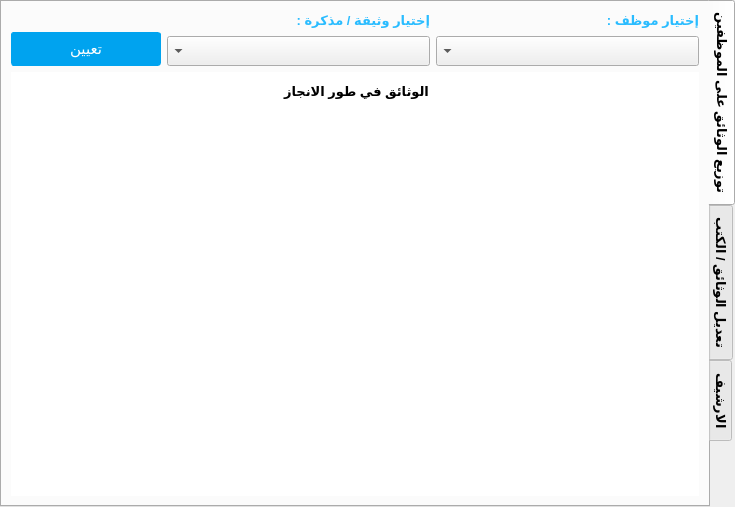
<?xml version="1.0" encoding="UTF-8"?>
<ui version="4.0">
 <class>TabWidgetDocuments</class>
 <widget class="QTabWidget" name="TabWidgetDocuments">
  <property name="geometry">
   <rect>
    <x>0</x>
    <y>0</y>
    <width>735</width>
    <height>507</height>
   </rect>
  </property>
  <property name="font">
   <font>
    <pointsize>10</pointsize>
    <weight>75</weight>
    <bold>true</bold>
   </font>
  </property>
  <property name="windowTitle">
   <string>TabWidget</string>
  </property>
  <property name="styleSheet">
   <string notr="true"/>
  </property>
  <property name="tabPosition">
   <enum>QTabWidget::East</enum>
  </property>
  <property name="currentIndex">
   <number>0</number>
  </property>
  <property name="iconSize">
   <size>
    <width>25</width>
    <height>25</height>
   </size>
  </property>
  <widget class="QWidget" name="T_taskDistro">
   <attribute name="icon">
    <iconset resource="Icons.qrc">
     <normaloff>:/Icons/ic_insert_link_white_2x.png</normaloff>:/Icons/ic_insert_link_white_2x.png</iconset>
   </attribute>
   <attribute name="title">
    <string>توزيع الوثائق على الموظفين</string>
   </attribute>
   <layout class="QVBoxLayout" name="verticalLayout_9">
    <item>
     <layout class="QHBoxLayout" name="horizontalLayout">
      <item>
       <layout class="QVBoxLayout" name="verticalLayout_8">
        <item>
         <widget class="QLabel" name="label_3">
          <property name="font">
           <font>
            <weight>75</weight>
            <bold>true</bold>
            <kerning>false</kerning>
           </font>
          </property>
          <property name="text">
           <string/>
          </property>
          <property name="alignment">
           <set>Qt::AlignCenter</set>
          </property>
         </widget>
        </item>
        <item>
         <widget class="QPushButton" name="BT_associate">
          <property name="maximumSize">
           <size>
            <width>150</width>
            <height>35</height>
           </size>
          </property>
          <property name="font">
           <font>
            <family>Ubuntu</family>
            <pointsize>-1</pointsize>
           </font>
          </property>
          <property name="styleSheet">
           <string notr="true">QPushButton
{
 position: relative;
    padding: 7px 12px;
        padding-top: 7px;
        padding-bottom: 7px;
    font-size: 15px;
    font-family: Ubuntu;
    color: #ffffff;
    white-space: nowrap;
    background-color: rgb(0, 163, 239);
   
    border-radius: 3px;
        border-top-left-radius: 3px;
        border-top-right-radius: 3px;
        border-bottom-right-radius: 3px;
        border-bottom-left-radius: 3px;
    border: 1px solid rgb(0, 163, 239);
       
    vertical-align: middle;
}

QPushButton:hover
{
background-color: rgb(11, 109, 255);
    border: 1px solid  rgb(11, 109, 255);
color: #ffffff;

}
</string>
          </property>
          <property name="text">
           <string>تعيين</string>
          </property>
          <property name="icon">
           <iconset resource="Icons.qrc">
            <normaloff>:/Icons/ic_insert_link_white_2x.png</normaloff>:/Icons/ic_insert_link_white_2x.png</iconset>
          </property>
          <property name="iconSize">
           <size>
            <width>30</width>
            <height>30</height>
           </size>
          </property>
         </widget>
        </item>
       </layout>
      </item>
      <item>
       <layout class="QVBoxLayout" name="verticalLayout_7">
        <item>
         <widget class="QLabel" name="label_2">
          <property name="font">
           <font>
            <pointsize>10</pointsize>
            <weight>75</weight>
            <bold>true</bold>
            <kerning>false</kerning>
           </font>
          </property>
          <property name="styleSheet">
           <string notr="true">color: rgb(42, 188, 255);</string>
          </property>
          <property name="text">
           <string>إختيار وثيقة / مذكرة :</string>
          </property>
         </widget>
        </item>
        <item>
         <widget class="QComboBox" name="CB_pickDoc">
          <property name="enabled">
           <bool>true</bool>
          </property>
          <property name="minimumSize">
           <size>
            <width>250</width>
            <height>30</height>
           </size>
          </property>
          <property name="font">
           <font>
            <pointsize>10</pointsize>
            <weight>75</weight>
            <bold>true</bold>
           </font>
          </property>
          <property name="layoutDirection">
           <enum>Qt::RightToLeft</enum>
          </property>
          <property name="editable">
           <bool>false</bool>
          </property>
         </widget>
        </item>
       </layout>
      </item>
      <item>
       <layout class="QVBoxLayout" name="verticalLayout">
        <item>
         <widget class="QLabel" name="label">
          <property name="font">
           <font>
            <pointsize>10</pointsize>
            <weight>75</weight>
            <bold>true</bold>
            <kerning>false</kerning>
           </font>
          </property>
          <property name="styleSheet">
           <string notr="true">color: rgb(42, 188, 255);</string>
          </property>
          <property name="text">
           <string>إختيار موظف :</string>
          </property>
         </widget>
        </item>
        <item>
         <widget class="QComboBox" name="CB_pickEmpl">
          <property name="minimumSize">
           <size>
            <width>250</width>
            <height>30</height>
           </size>
          </property>
          <property name="font">
           <font>
            <pointsize>10</pointsize>
            <weight>75</weight>
            <bold>true</bold>
           </font>
          </property>
          <property name="layoutDirection">
           <enum>Qt::RightToLeft</enum>
          </property>
          <property name="styleSheet">
           <string notr="true">QcomboBox
{
text-align:center;
}</string>
          </property>
          <property name="editable">
           <bool>false</bool>
          </property>
          <property name="currentIndex">
           <number>-1</number>
          </property>
          <property name="maxCount">
           <number>200</number>
          </property>
         </widget>
        </item>
       </layout>
      </item>
     </layout>
    </item>
    <item>
     <widget class="QScrollArea" name="scrollArea">
      <property name="styleSheet">
       <string notr="true">background-color: rgb(255, 255, 255);
border:0px solid white;</string>
      </property>
      <property name="widgetResizable">
       <bool>true</bool>
      </property>
      <widget class="QWidget" name="scrollAreaWidgetContents_2">
       <property name="geometry">
        <rect>
         <x>0</x>
         <y>0</y>
         <width>682</width>
         <height>418</height>
        </rect>
       </property>
       <layout class="QVBoxLayout" name="verticalLayout_3">
        <item>
         <widget class="QGroupBox" name="groupBox">
          <property name="font">
           <font>
            <pointsize>10</pointsize>
            <weight>75</weight>
            <bold>true</bold>
           </font>
          </property>
          <property name="styleSheet">
           <string notr="true">background-color: rgb(255, 255, 255);</string>
          </property>
          <property name="title">
           <string>الوثائق في طور الانجاز</string>
          </property>
          <property name="alignment">
           <set>Qt::AlignCenter</set>
          </property>
          <layout class="QVBoxLayout" name="verticalLayout_2">
           <property name="topMargin">
            <number>15</number>
           </property>
          </layout>
         </widget>
        </item>
        <item>
         <spacer name="verticalSpacer">
          <property name="orientation">
           <enum>Qt::Vertical</enum>
          </property>
          <property name="sizeHint" stdset="0">
           <size>
            <width>20</width>
            <height>40</height>
           </size>
          </property>
         </spacer>
        </item>
       </layout>
      </widget>
     </widget>
    </item>
   </layout>
  </widget>
  <widget class="QWidget" name="tab">
   <attribute name="title">
    <string>تعديل الوثائق / الكتب</string>
   </attribute>
   <layout class="QVBoxLayout" name="verticalLayout_12">
    <item>
     <widget class="QGroupBox" name="GB_updateClient">
      <property name="font">
       <font>
        <pointsize>10</pointsize>
        <weight>75</weight>
        <italic>true</italic>
        <bold>true</bold>
        <underline>false</underline>
        <strikeout>false</strikeout>
        <kerning>false</kerning>
       </font>
      </property>
      <property name="layoutDirection">
       <enum>Qt::LeftToRight</enum>
      </property>
      <property name="styleSheet">
       <string notr="true">QGroupeBox
{
border:0px solid white;
border-top:1px solid #FF165A;
}</string>
      </property>
      <property name="title">
       <string>تعديل معلومات الوثائق</string>
      </property>
      <property name="alignment">
       <set>Qt::AlignCenter</set>
      </property>
      <property name="flat">
       <bool>true</bool>
      </property>
      <layout class="QVBoxLayout" name="verticalLayout_10">
       <property name="spacing">
        <number>20</number>
       </property>
       <property name="leftMargin">
        <number>4</number>
       </property>
       <property name="topMargin">
        <number>15</number>
       </property>
       <property name="rightMargin">
        <number>4</number>
       </property>
       <item>
        <widget class="QWidget" name="widgetSearch" native="true">
         <property name="styleSheet">
          <string notr="true">QWidget
{
	background-color:#D32F2F;
}</string>
         </property>
         <layout class="QHBoxLayout" name="horizontalLayout_8">
          <property name="spacing">
           <number>0</number>
          </property>
          <property name="leftMargin">
           <number>15</number>
          </property>
          <property name="topMargin">
           <number>10</number>
          </property>
          <property name="rightMargin">
           <number>15</number>
          </property>
          <property name="bottomMargin">
           <number>10</number>
          </property>
          <item>
           <widget class="QLabel" name="label_28">
            <property name="maximumSize">
             <size>
              <width>35</width>
              <height>35</height>
             </size>
            </property>
            <property name="baseSize">
             <size>
              <width>0</width>
              <height>0</height>
             </size>
            </property>
            <property name="layoutDirection">
             <enum>Qt::LeftToRight</enum>
            </property>
            <property name="text">
             <string/>
            </property>
            <property name="pixmap">
             <pixmap resource="Icons.qrc">:/Icons/ic_search_white_2x.png</pixmap>
            </property>
            <property name="scaledContents">
             <bool>true</bool>
            </property>
            <property name="alignment">
             <set>Qt::AlignCenter</set>
            </property>
           </widget>
          </item>
          <item>
           <widget class="QLineEdit" name="LE_fullnameFiltre">
            <property name="font">
             <font>
              <pointsize>10</pointsize>
              <weight>75</weight>
              <bold>true</bold>
             </font>
            </property>
            <property name="layoutDirection">
             <enum>Qt::LeftToRight</enum>
            </property>
            <property name="styleSheet">
             <string notr="true">QLineEdit
{
 margin-bottom: 2px;   
    padding: 7px 8px;
        padding-top: 7px;
        padding-bottom: 7px;
    outline: medium none;
        outline-width: medium;
        outline-style: none;
        outline-color: -moz-use-text-color;

    background-color: #C62828;
color:white;
    border: 1px solid #C62828;
      
    border-radius: 3px;
        border-top-left-radius: 3px;
        border-top-right-radius: 3px;
        border-bottom-right-radius: 3px;
        border-bottom-left-radius: 3px;
    vertical-align: middle;
}
QLineEdit:hover
{
	 border: 1px solid #C62828;
	 border-top-color: #C62828;
     border-bottom-color: #C62828;  

}</string>
            </property>
            <property name="maxLength">
             <number>30</number>
            </property>
            <property name="alignment">
             <set>Qt::AlignCenter</set>
            </property>
            <property name="placeholderText">
             <string>ادخال اسم المذكرة او الكتاب المراد البحث عنه</string>
            </property>
           </widget>
          </item>
         </layout>
        </widget>
       </item>
       <item>
        <layout class="QHBoxLayout" name="horizontalLayout_2">
         <item>
          <widget class="QTableView" name="tableView">
           <property name="enabled">
            <bool>true</bool>
           </property>
           <property name="font">
            <font>
             <family>Arial</family>
            </font>
           </property>
           <property name="layoutDirection">
            <enum>Qt::RightToLeft</enum>
           </property>
           <property name="styleSheet">
            <string notr="true">QTableView
{
 margin-bottom: 2px;   
    padding: 7px 8px;
        padding-top: 7px;
        padding-bottom: 7px;
    outline: medium none;
        outline-width: medium;
        outline-style: none;
        outline-color: -moz-use-text-color;
    color: #333;
    background-color: #FFF;
    background-repeat: no-repeat;
    background-position: right center;
    border: 1px solid #c5c5c5;
        border-top-width: 1px;
        border-bottom-width: 1px;
        border-top-style: solid;
        border-bottom-style: solid;
        border-top-color: #c5c5c5;
        border-bottom-color: #c5c5c5;      
    border-radius: 3px;
        border-top-left-radius: 3px;
        border-top-right-radius: 3px;
        border-bottom-right-radius: 3px;
        border-bottom-left-radius: 3px;
    vertical-align: middle;
}
QTableView:hover
{
	 border: 1px solid #00bbff;
	 border-top-color: #00bbff;
        border-bottom-color: #00bbff;  

}</string>
           </property>
           <property name="locale">
            <locale language="Arabic" country="SaudiArabia"/>
           </property>
           <property name="frameShadow">
            <enum>QFrame::Sunken</enum>
           </property>
           <property name="gridStyle">
            <enum>Qt::CustomDashLine</enum>
           </property>
          </widget>
         </item>
         <item>
          <layout class="QVBoxLayout" name="verticalLayout_11">
           <item>
            <widget class="QSpinBox" name="SB_idDocx">
             <property name="minimumSize">
              <size>
               <width>0</width>
               <height>25</height>
              </size>
             </property>
             <property name="maximumSize">
              <size>
               <width>250</width>
               <height>16777215</height>
              </size>
             </property>
             <property name="maximum">
              <number>9999999</number>
             </property>
            </widget>
           </item>
           <item>
            <widget class="QLabel" name="label_4">
             <property name="font">
              <font>
               <pointsize>8</pointsize>
               <weight>75</weight>
               <bold>true</bold>
               <kerning>false</kerning>
              </font>
             </property>
             <property name="styleSheet">
              <string notr="true">QLabel
{

	color: rgb(0, 163, 239);
}</string>
             </property>
             <property name="text">
              <string>يوم التسليم</string>
             </property>
             <property name="alignment">
              <set>Qt::AlignCenter</set>
             </property>
            </widget>
           </item>
           <item>
            <widget class="QDateEdit" name="DE_deliveryDayx">
             <property name="displayFormat">
              <string>yyyy-MM-dd</string>
             </property>
            </widget>
           </item>
           <item>
            <widget class="QLabel" name="label_5">
             <property name="font">
              <font>
               <weight>75</weight>
               <bold>true</bold>
               <kerning>false</kerning>
              </font>
             </property>
             <property name="styleSheet">
              <string notr="true">QLabel
{

	color: rgb(0, 163, 239);
}</string>
             </property>
             <property name="text">
              <string>عدد الصفحات المنجزة</string>
             </property>
             <property name="alignment">
              <set>Qt::AlignCenter</set>
             </property>
            </widget>
           </item>
           <item>
            <widget class="QSpinBox" name="SB_pagesDonex">
             <property name="minimumSize">
              <size>
               <width>0</width>
               <height>25</height>
              </size>
             </property>
             <property name="maximumSize">
              <size>
               <width>250</width>
               <height>16777215</height>
              </size>
             </property>
             <property name="font">
              <font>
               <pointsize>9</pointsize>
               <weight>75</weight>
               <bold>true</bold>
              </font>
             </property>
             <property name="alignment">
              <set>Qt::AlignCenter</set>
             </property>
             <property name="maximum">
              <number>1000000</number>
             </property>
            </widget>
           </item>
           <item>
            <widget class="QLabel" name="label_6">
             <property name="font">
              <font>
               <weight>75</weight>
               <bold>true</bold>
               <kerning>false</kerning>
              </font>
             </property>
             <property name="styleSheet">
              <string notr="true">QLabel
{

	color: rgb(0, 163, 239);
}</string>
             </property>
             <property name="text">
              <string>الطباعة</string>
             </property>
             <property name="alignment">
              <set>Qt::AlignCenter</set>
             </property>
            </widget>
           </item>
           <item>
            <widget class="QComboBox" name="CB_isPrintedx">
             <property name="minimumSize">
              <size>
               <width>0</width>
               <height>25</height>
              </size>
             </property>
             <property name="maximumSize">
              <size>
               <width>250</width>
               <height>16777215</height>
              </size>
             </property>
             <property name="font">
              <font>
               <pointsize>9</pointsize>
               <weight>75</weight>
               <bold>true</bold>
              </font>
             </property>
             <property name="layoutDirection">
              <enum>Qt::LeftToRight</enum>
             </property>
             <property name="maxCount">
              <number>3</number>
             </property>
             <item>
              <property name="text">
               <string>لم تطبع بعد</string>
              </property>
             </item>
             <item>
              <property name="text">
               <string>تمت الطباعة</string>
              </property>
             </item>
            </widget>
           </item>
           <item>
            <spacer name="verticalSpacer_3">
             <property name="orientation">
              <enum>Qt::Vertical</enum>
             </property>
             <property name="sizeHint" stdset="0">
              <size>
               <width>20</width>
               <height>40</height>
              </size>
             </property>
            </spacer>
           </item>
           <item>
            <layout class="QHBoxLayout" name="LY_updateClient">
             <item>
              <widget class="QPushButton" name="Bt_deleteClient">
               <property name="cursor">
                <cursorShape>PointingHandCursor</cursorShape>
               </property>
               <property name="styleSheet">
                <string notr="true">QPushButton
{
 position: relative;
    padding: 7px 12px;
        padding-top: 7px;
        padding-bottom: 7px;
    font-size: 15px;
    font-family: Ubuntu;
    color: #ffffff;
    white-space: nowrap;
    background-color:#D32F2F;
    border-radius: 3px;
        border-top-left-radius: 3px;
        border-top-right-radius: 3px;
        border-bottom-right-radius: 3px;
        border-bottom-left-radius: 3px;
    border: 1px solid #D32F2F;
       
    vertical-align: middle;
}

QPushButton:hover
{
background-color:#C62828;
    border: 1px solid #C62828;
color: #ffffff;

}
</string>
               </property>
               <property name="text">
                <string>حذف</string>
               </property>
               <property name="icon">
                <iconset resource="Icons.qrc">
                 <normaloff>:/Icons/ic_delete_forever_white_2x.png</normaloff>:/Icons/ic_delete_forever_white_2x.png</iconset>
               </property>
               <property name="iconSize">
                <size>
                 <width>25</width>
                 <height>25</height>
                </size>
               </property>
               <property name="shortcut">
                <string>Del</string>
               </property>
              </widget>
             </item>
             <item>
              <widget class="QPushButton" name="BT_updateDoc">
               <property name="styleSheet">
                <string notr="true">QPushButton
{
 position: relative;
    padding: 7px 12px;
        padding-top: 7px;
        padding-bottom: 7px;
    font-size: 15px;
    font-family: Ubuntu;
    color: #ffffff;
    white-space: nowrap;
    background-color: rgb(0, 163, 239);
   
    border-radius: 3px;
        border-top-left-radius: 3px;
        border-top-right-radius: 3px;
        border-bottom-right-radius: 3px;
        border-bottom-left-radius: 3px;
    border: 1px solid rgb(0, 163, 239);
       
    vertical-align: middle;
}

QPushButton:hover
{
background-color: rgb(11, 109, 255);
    border: 1px solid  rgb(11, 109, 255);
color: #ffffff;

}
</string>
               </property>
               <property name="text">
                <string>حفظ</string>
               </property>
               <property name="icon">
                <iconset resource="Icons.qrc">
                 <normaloff>:/Icons/ic_save_white_2x.png</normaloff>:/Icons/ic_save_white_2x.png</iconset>
               </property>
               <property name="iconSize">
                <size>
                 <width>25</width>
                 <height>25</height>
                </size>
               </property>
               <property name="shortcut">
                <string>Return, Enter</string>
               </property>
              </widget>
             </item>
            </layout>
           </item>
          </layout>
         </item>
        </layout>
       </item>
       <item>
        <widget class="QSplitter" name="splitter_10">
         <property name="layoutDirection">
          <enum>Qt::LeftToRight</enum>
         </property>
         <property name="orientation">
          <enum>Qt::Horizontal</enum>
         </property>
         <widget class="QSplitter" name="splitter_11">
          <property name="layoutDirection">
           <enum>Qt::LeftToRight</enum>
          </property>
          <property name="orientation">
           <enum>Qt::Horizontal</enum>
          </property>
          <widget class="QSplitter" name="splitter_12">
           <property name="layoutDirection">
            <enum>Qt::LeftToRight</enum>
           </property>
           <property name="orientation">
            <enum>Qt::Horizontal</enum>
           </property>
          </widget>
         </widget>
        </widget>
       </item>
      </layout>
     </widget>
    </item>
   </layout>
  </widget>
  <widget class="QWidget" name="T_progressLevels">
   <attribute name="icon">
    <iconset resource="Icons.qrc">
     <normaloff>:/Icons/ic_archive_white_2x.png</normaloff>:/Icons/ic_archive_white_2x.png</iconset>
   </attribute>
   <attribute name="title">
    <string>الارشيف</string>
   </attribute>
   <layout class="QVBoxLayout" name="verticalLayout_4">
    <item>
     <widget class="QScrollArea" name="scrollArea_archive">
      <property name="styleSheet">
       <string notr="true">background-color: rgb(255, 255, 255);
border:0px solid white;</string>
      </property>
      <property name="widgetResizable">
       <bool>true</bool>
      </property>
      <widget class="QWidget" name="scrollAreaWidgetContents">
       <property name="geometry">
        <rect>
         <x>0</x>
         <y>0</y>
         <width>682</width>
         <height>485</height>
        </rect>
       </property>
       <layout class="QVBoxLayout" name="verticalLayout_5">
        <item>
         <widget class="QGroupBox" name="groupBox_">
          <property name="font">
           <font>
            <pointsize>10</pointsize>
            <weight>75</weight>
            <bold>true</bold>
            <kerning>false</kerning>
           </font>
          </property>
          <property name="title">
           <string>الوثائق التي تم انجازها</string>
          </property>
          <property name="alignment">
           <set>Qt::AlignCenter</set>
          </property>
          <layout class="QVBoxLayout" name="verticalLayout_6">
           <property name="topMargin">
            <number>15</number>
           </property>
          </layout>
         </widget>
        </item>
        <item>
         <spacer name="verticalSpacer_2">
          <property name="orientation">
           <enum>Qt::Vertical</enum>
          </property>
          <property name="sizeHint" stdset="0">
           <size>
            <width>20</width>
            <height>40</height>
           </size>
          </property>
         </spacer>
        </item>
       </layout>
      </widget>
     </widget>
    </item>
   </layout>
  </widget>
 </widget>
 <resources>
  <include location="Icons.qrc"/>
 </resources>
 <connections/>
</ui>
